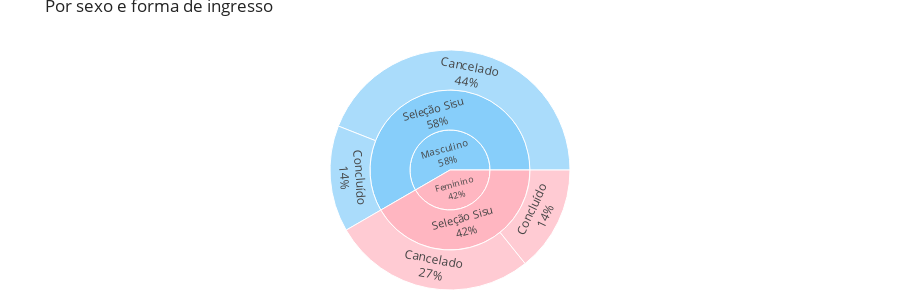

This figure's notebook cell:
### Code cell
PorSexoPlot(data).show()

### Figure 1 — Plotly figure (JSON) as saved in the notebook; plotly's stock layout.template omitted (floating-point values rounded to 4 significant figures)
{"data": [{"branchvalues": "total", "domain": {"x": [0, 1], "y": [0, 1]}, "hovertemplate": "<b>%{label}</b><br>Quantidade: %{value} (%{percentRoot:.2f})<extra></extra>", "ids": ["Feminino/Seleção Sisu/Cancelado", "Masculino/Seleção Sisu/Cancelado", "Feminino/Seleção Sisu/Concluído", "Masculino/Seleção Sisu/Concluído", "Feminino/Seleção Sisu", "Masculino/Seleção Sisu", "Feminino", "Masculino"], "labels": ["Cancelado", "Cancelado", "Concluído", "Concluído", "Seleção Sisu", "Seleção Sisu", "Feminino", "Masculino"], "marker": {"line": {"color": "white", "width": 1}}, "name": "", "parents": ["Feminino/Seleção Sisu", "Masculino/Seleção Sisu", "Feminino/Seleção Sisu", "Masculino/Seleção Sisu", "Feminino", "Masculino", "", ""], "textinfo": "label+percent parent", "texttemplate": "%{label}<br>%{percentEntry}", "type": "sunburst", "values": [17110, 27478, 8881, 8938, 25991, 36416, 25991, 36416]}], "layout": {"height": 300, "hoverlabel": {"align": "right", "bgcolor": "white", "font": {"size": 12}}, "hovermode": "x", "legend": {"tracegroupgap": 0}, "margin": {"b": 10, "l": 50, "r": 50, "t": 50}, "sunburstcolorway": ["lightskyblue", "lightpink"], "title": {"automargin": true, "text": "Por sexo e forma de ingresso"}, "uniformtext": {"minsize": 10}}}
